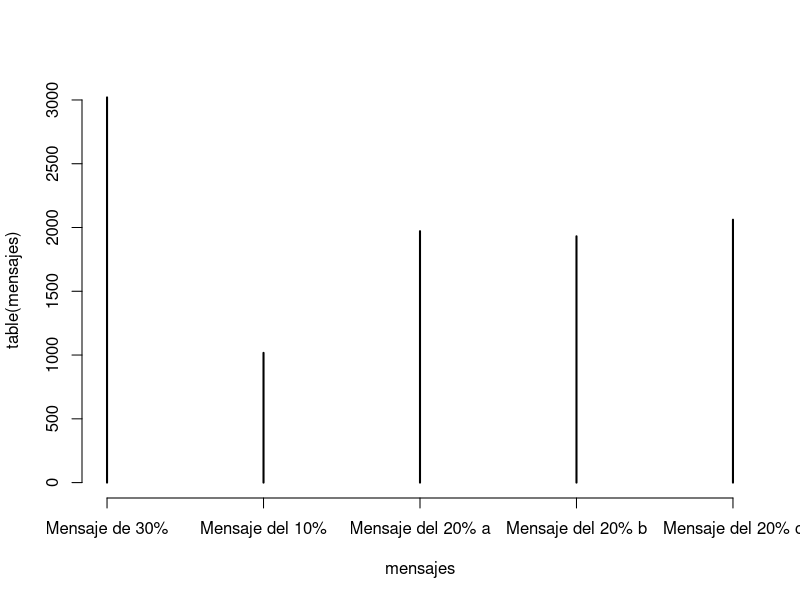
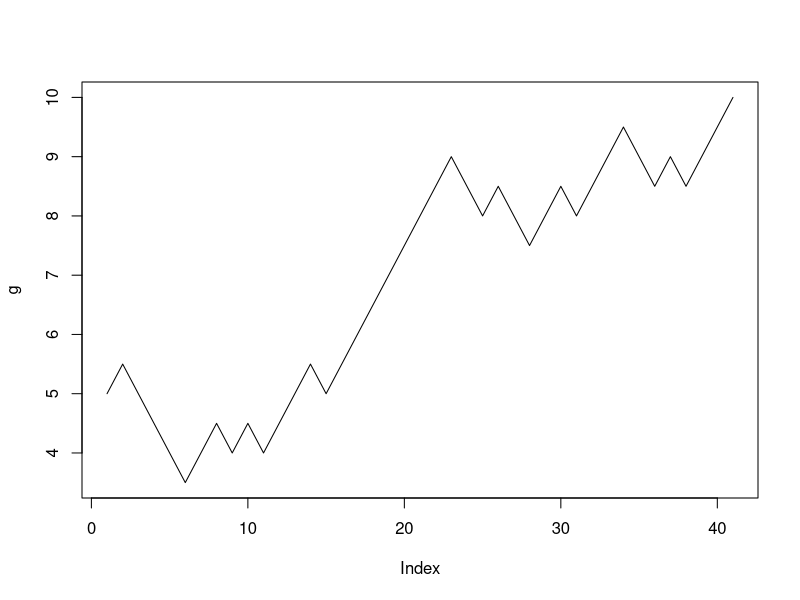

Recreate these plots in R, in order.
#Estructuras de control
x<-11
if (x>3){
    y<-10
}else{
    y<-5
}
y

x<-2
y<-if(x>3){
    10
}else{
    5
}
y


a<-10*runif(1)

if (a[1]<3){
    x<-"Hola"
}else if(a[1]<5){
        x<-"que onda"
}else if(a[1]<6){
        x<- "que pedo"
}else if(a[1]<8){
        x<- "que pex"
}else if(a[1]<10){
        x<-"quiubo"
}
x

#Ejemplo for
for (i in c(2,55,9)){
    print(i)
}

for (i in 10:1){
    print(i)
}

x<-c("a","b","c","d")
for(i in 1:4){
    print(x[i])
}

for(i in seq_along(x)){
    print(x[i])
}

for(letra in x){
    print(letra)
}

for(i in 1:4)print(x[i])

x<-matrix(1:6,2,3)
x
for(i in seq_len(nrow(x))){
    for(j in seq_len(ncol(x))){
        print(x[i,j])
    }
}

x<-matrix(1:6,2,3,T)
x
for(i in seq_len(nrow(x))){
    for(j in seq_len(ncol(x))){
        print(x[i,j])
    }
}

#Prueba de Funcionamiento
n<-10000
mensajes <-vector("character",n)
for(i in 1:n){
    y<-runif(1)
    if(y<=0.30){
        mensajes[i]<-("Mensaje de 30%")
    }else if(y<=0.50){
        mensajes[i]<-("Mensaje del 20% a")
    }else if(y<=0.70){
        mensajes[i]<-("Mensaje del 20% b")
    }else if(y<=0.90){
        mensajes[i]<-("Mensaje del 20% c")
    }else{
        mensajes[i]<-("Mensaje del 10%")
    }
}
mensajes
table(mensajes)
plot(table(mensajes))

contador<-0
while(contador<=10){
    print(contador)
    contador<-contador+1
}

for(i in 1:10){
    j<-0
    while(j>10){
        j<-j+1
        if(j>10000){
            print(j)
            break
        }
    }
    print(i)
}

z<-5
k<-1
while(z>=3 && z<=10){
    print(z)
    moneda<-runif(1)
    if(moneda<=0.5){
        z<-z+1
    }else { 
        z<-1
    }
    k<-k+1
    if(k>=100000)break
}

z <- 5
k <- 1
g<- vector("numeric", 0)

while (z>=3 && z<=10) {
    length(g) <- length(g)+1
    g[k] <- z
    moneda <- runif(1)
    
    if (moneda<=0.5){
        z <- z+0.5
    } else {
        z <- z-0.5
    }
    k <- k+1
    if (k>5000) break
}
print(g)
plot(g, type = "l")

miSuma<-function(x,y){
    x+y
}
miSuma(1,3)
miSuma(1:5,3)
miSuma(1:5,5:1)

mayor10<-function(x){
    validos<-x>10
    x[validos]
}

mayor<-function(x,y){
    x[x>y]
}
mayor(1:100,50)

airquality
promedioCols<-function(x,na.rm=TRUE){
    l<-ncol(x)
    y<-vector("numeric", l)
    for(i in 1:l){
        y[i]<-mean(x[,i],na.rm =na.rm)
    }
    y
}
promedioCols(airquality)

library(ggplot2)

